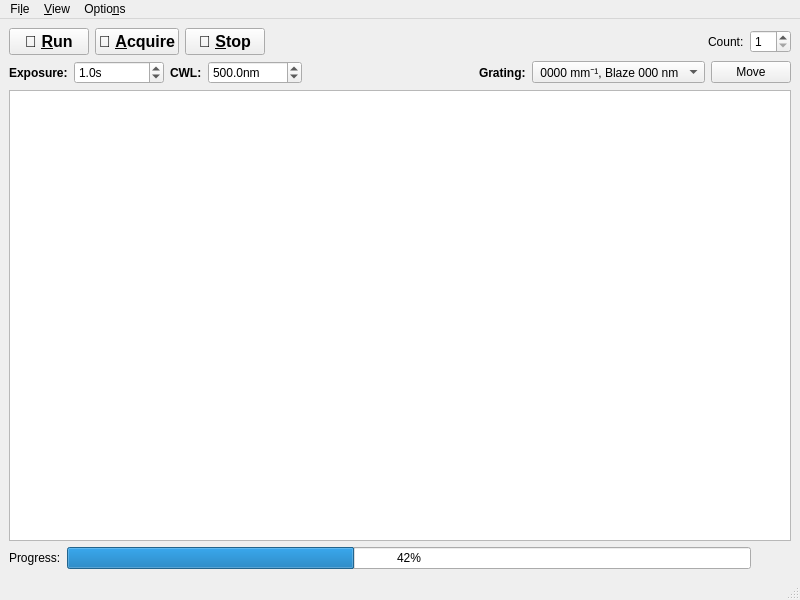
<?xml version="1.0" encoding="UTF-8"?>
<ui version="4.0">
 <class>Spectrometer</class>
 <widget class="QMainWindow" name="Spectrometer">
  <property name="geometry">
   <rect>
    <x>0</x>
    <y>0</y>
    <width>800</width>
    <height>600</height>
   </rect>
  </property>
  <property name="windowTitle">
   <string>MainWindow</string>
  </property>
  <widget class="QWidget" name="centralwidget">
   <layout class="QVBoxLayout" name="verticalLayout">
    <item>
     <layout class="QHBoxLayout" name="AcquisitionSettings">
      <item>
       <widget class="QPushButton" name="RunButton">
        <property name="maximumSize">
         <size>
          <width>16777215</width>
          <height>40</height>
         </size>
        </property>
        <property name="font">
         <font>
          <pointsize>12</pointsize>
          <bold>true</bold>
         </font>
        </property>
        <property name="text">
         <string> 🔁 &amp;Run </string>
        </property>
        <property name="flat">
         <bool>false</bool>
        </property>
       </widget>
      </item>
      <item>
       <widget class="QPushButton" name="AcquireButton">
        <property name="maximumSize">
         <size>
          <width>16777215</width>
          <height>40</height>
         </size>
        </property>
        <property name="font">
         <font>
          <pointsize>12</pointsize>
          <bold>true</bold>
         </font>
        </property>
        <property name="text">
         <string>📸 &amp;Acquire</string>
        </property>
       </widget>
      </item>
      <item>
       <widget class="QPushButton" name="StopButton">
        <property name="maximumSize">
         <size>
          <width>16777215</width>
          <height>40</height>
         </size>
        </property>
        <property name="font">
         <font>
          <pointsize>12</pointsize>
          <bold>true</bold>
         </font>
        </property>
        <property name="text">
         <string>🛑 &amp;Stop</string>
        </property>
       </widget>
      </item>
      <item>
       <spacer name="horizontalSpacer_2">
        <property name="orientation">
         <enum>Qt::Horizontal</enum>
        </property>
        <property name="sizeHint" stdset="0">
         <size>
          <width>40</width>
          <height>20</height>
         </size>
        </property>
       </spacer>
      </item>
      <item>
       <widget class="QLabel" name="SpectraCountLabel">
        <property name="font">
         <font>
          <bold>false</bold>
         </font>
        </property>
        <property name="text">
         <string>Count:</string>
        </property>
       </widget>
      </item>
      <item>
       <widget class="QSpinBox" name="SpectraCountSpinBox">
        <property name="minimum">
         <number>1</number>
        </property>
       </widget>
      </item>
     </layout>
    </item>
    <item>
     <layout class="QHBoxLayout" name="GeneralSettings">
      <property name="rightMargin">
       <number>0</number>
      </property>
      <item>
       <layout class="QHBoxLayout" name="ExposureSettings">
        <item>
         <widget class="QLabel" name="ExposureLabel">
          <property name="font">
           <font>
            <bold>true</bold>
           </font>
          </property>
          <property name="text">
           <string>Exposure:</string>
          </property>
         </widget>
        </item>
        <item>
         <widget class="ScienDSpinBox" name="Exposure">
          <property name="sizePolicy">
           <sizepolicy hsizetype="Minimum" vsizetype="Fixed">
            <horstretch>0</horstretch>
            <verstretch>0</verstretch>
           </sizepolicy>
          </property>
          <property name="minimumSize">
           <size>
            <width>90</width>
            <height>0</height>
           </size>
          </property>
          <property name="suffix">
           <string>s</string>
          </property>
          <property name="decimals">
           <number>1</number>
          </property>
          <property name="minimum">
           <double>0.100000000000000</double>
          </property>
          <property name="maximum">
           <double>1000000000.000000000000000</double>
          </property>
          <property name="singleStep">
           <double>0.100000000000000</double>
          </property>
          <property name="value">
           <double>1.000000000000000</double>
          </property>
         </widget>
        </item>
       </layout>
      </item>
      <item>
       <layout class="QHBoxLayout" name="CWLSettings">
        <item>
         <widget class="QLabel" name="CWLLabel">
          <property name="font">
           <font>
            <bold>true</bold>
           </font>
          </property>
          <property name="text">
           <string>CWL:</string>
          </property>
         </widget>
        </item>
        <item>
         <widget class="ScienDSpinBox" name="CWLBox">
          <property name="sizePolicy">
           <sizepolicy hsizetype="Minimum" vsizetype="Fixed">
            <horstretch>0</horstretch>
            <verstretch>0</verstretch>
           </sizepolicy>
          </property>
          <property name="minimumSize">
           <size>
            <width>90</width>
            <height>0</height>
           </size>
          </property>
          <property name="suffix">
           <string>nm</string>
          </property>
          <property name="decimals">
           <number>1</number>
          </property>
          <property name="maximum">
           <double>1000000000.000000000000000</double>
          </property>
          <property name="singleStep">
           <double>0.100000000000000</double>
          </property>
          <property name="value">
           <double>500.000000000000000</double>
          </property>
         </widget>
        </item>
       </layout>
      </item>
      <item>
       <spacer name="horizontalSpacer">
        <property name="orientation">
         <enum>Qt::Horizontal</enum>
        </property>
        <property name="sizeHint" stdset="0">
         <size>
          <width>40</width>
          <height>20</height>
         </size>
        </property>
       </spacer>
      </item>
      <item>
       <layout class="QHBoxLayout" name="GratingSettings">
        <item>
         <widget class="QLabel" name="GratingLabel">
          <property name="font">
           <font>
            <bold>true</bold>
           </font>
          </property>
          <property name="text">
           <string>Grating:</string>
          </property>
         </widget>
        </item>
        <item>
         <widget class="QComboBox" name="GratingComboBox">
          <property name="sizePolicy">
           <sizepolicy hsizetype="MinimumExpanding" vsizetype="Fixed">
            <horstretch>0</horstretch>
            <verstretch>0</verstretch>
           </sizepolicy>
          </property>
          <property name="currentText">
           <string> 0000 mm⁻¹, Blaze 000 nm</string>
          </property>
          <property name="sizeAdjustPolicy">
           <enum>QComboBox::AdjustToContents</enum>
          </property>
          <item>
           <property name="text">
            <string> 0000 mm⁻¹, Blaze 000 nm</string>
           </property>
          </item>
         </widget>
        </item>
        <item>
         <widget class="QPushButton" name="GratingMoveButton">
          <property name="enabled">
           <bool>true</bool>
          </property>
          <property name="minimumSize">
           <size>
            <width>80</width>
            <height>0</height>
           </size>
          </property>
          <property name="text">
           <string>Move</string>
          </property>
         </widget>
        </item>
       </layout>
      </item>
     </layout>
    </item>
    <item>
     <widget class="PlotWidget" name="spectrumWidget"/>
    </item>
    <item>
     <layout class="QHBoxLayout" name="Progress">
      <property name="topMargin">
       <number>0</number>
      </property>
      <item>
       <widget class="QLabel" name="ProgressBarLabel">
        <property name="text">
         <string>Progress:</string>
        </property>
       </widget>
      </item>
      <item>
       <widget class="QProgressBar" name="ProgressBar">
        <property name="value">
         <number>42</number>
        </property>
       </widget>
      </item>
      <item>
       <spacer name="horizontalSpacer_3">
        <property name="orientation">
         <enum>Qt::Horizontal</enum>
        </property>
        <property name="sizeType">
         <enum>QSizePolicy::Maximum</enum>
        </property>
        <property name="sizeHint" stdset="0">
         <size>
          <width>40</width>
          <height>20</height>
         </size>
        </property>
       </spacer>
      </item>
     </layout>
    </item>
   </layout>
  </widget>
  <widget class="QMenuBar" name="menubar">
   <property name="geometry">
    <rect>
     <x>0</x>
     <y>0</y>
     <width>800</width>
     <height>23</height>
    </rect>
   </property>
   <widget class="QMenu" name="menuFile">
    <property name="title">
     <string>Fi&amp;le</string>
    </property>
   </widget>
   <widget class="QMenu" name="menuView">
    <property name="title">
     <string>&amp;View</string>
    </property>
   </widget>
   <widget class="QMenu" name="menuOptions">
    <property name="title">
     <string>Optio&amp;ns</string>
    </property>
   </widget>
   <addaction name="menuFile"/>
   <addaction name="menuView"/>
   <addaction name="menuOptions"/>
  </widget>
  <widget class="QStatusBar" name="statusbar"/>
 </widget>
 <customwidgets>
  <customwidget>
   <class>PlotWidget</class>
   <extends>QGraphicsView</extends>
   <header>pyqtgraph</header>
  </customwidget>
  <customwidget>
   <class>ScienDSpinBox</class>
   <extends>QDoubleSpinBox</extends>
   <header>qtwidgets.scientific_spinbox.h</header>
  </customwidget>
 </customwidgets>
 <resources/>
 <connections/>
</ui>
